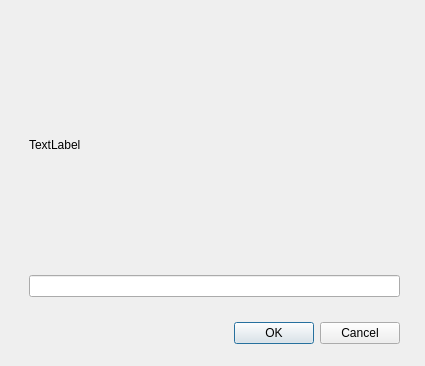
<?xml version="1.0" encoding="UTF-8"?>
<ui version="4.0">
 <class>QCaptcha</class>
 <widget class="QDialog" name="QCaptcha">
  <property name="geometry">
   <rect>
    <x>0</x>
    <y>0</y>
    <width>425</width>
    <height>366</height>
   </rect>
  </property>
  <property name="windowTitle">
   <string>Dialog</string>
  </property>
  <property name="modal">
   <bool>true</bool>
  </property>
  <widget class="QWidget" name="gridLayoutWidget">
   <property name="geometry">
    <rect>
     <x>29</x>
     <y>40</y>
     <width>371</width>
     <height>304</height>
    </rect>
   </property>
   <layout class="QGridLayout" name="gridLayout">
    <property name="leftMargin">
     <number>0</number>
    </property>
    <property name="horizontalSpacing">
     <number>10</number>
    </property>
    <property name="verticalSpacing">
     <number>25</number>
    </property>
    <item row="0" column="0">
     <widget class="QLabel" name="label">
      <property name="text">
       <string>TextLabel</string>
      </property>
     </widget>
    </item>
    <item row="3" column="0">
     <widget class="QDialogButtonBox" name="buttonBox">
      <property name="orientation">
       <enum>Qt::Horizontal</enum>
      </property>
      <property name="standardButtons">
       <set>QDialogButtonBox::Cancel|QDialogButtonBox::Ok</set>
      </property>
     </widget>
    </item>
    <item row="1" column="0">
     <widget class="QLineEdit" name="lineEdit">
      <property name="enabled">
       <bool>true</bool>
      </property>
     </widget>
    </item>
   </layout>
  </widget>
 </widget>
 <resources/>
 <connections>
  <connection>
   <sender>buttonBox</sender>
   <signal>accepted()</signal>
   <receiver>QCaptcha</receiver>
   <slot>accept()</slot>
   <hints>
    <hint type="sourcelabel">
     <x>248</x>
     <y>254</y>
    </hint>
    <hint type="destinationlabel">
     <x>157</x>
     <y>274</y>
    </hint>
   </hints>
  </connection>
  <connection>
   <sender>buttonBox</sender>
   <signal>rejected()</signal>
   <receiver>QCaptcha</receiver>
   <slot>reject()</slot>
   <hints>
    <hint type="sourcelabel">
     <x>316</x>
     <y>260</y>
    </hint>
    <hint type="destinationlabel">
     <x>286</x>
     <y>274</y>
    </hint>
   </hints>
  </connection>
 </connections>
</ui>
